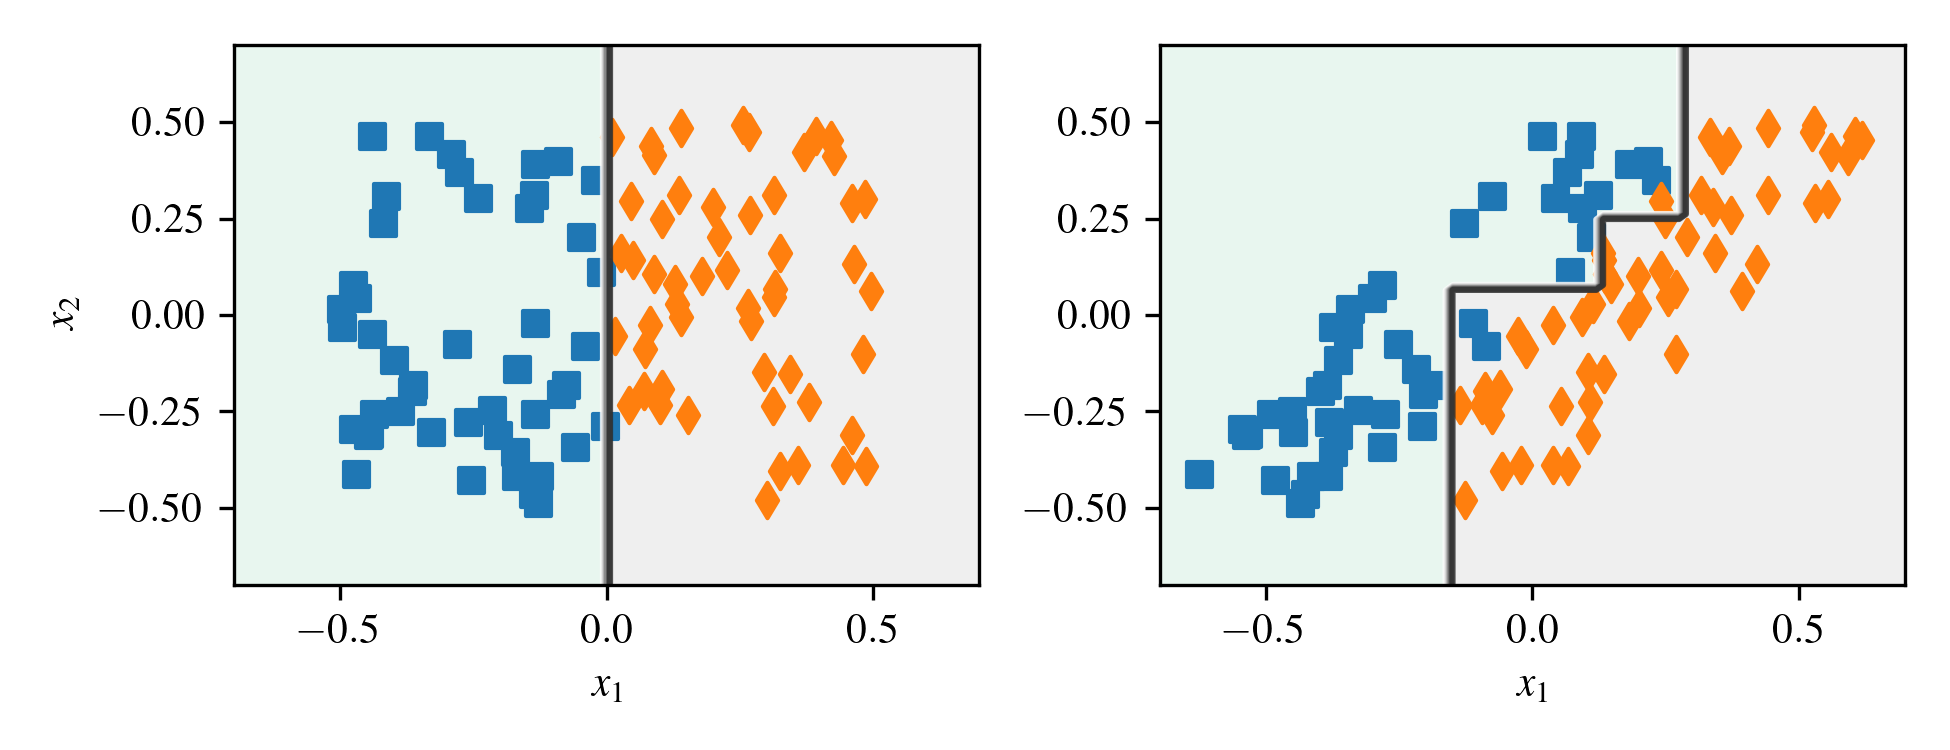

Python code for this plot:
import IPython as IP
IP.get_ipython().run_line_magic('reset', '-sf')

#%% import modules and set default fonts and colors

"""
Default plot formatting code for Austin Downey's series of open-source notes/
books. This common header is used to set the fonts and format.

Header file last updated May 16, 2024
"""

import numpy as np
import matplotlib.pyplot as plt
import matplotlib as mpl



# set default fonts and plot colors
plt.rcParams.update({'text.usetex': True})
plt.rcParams.update({'image.cmap': 'viridis'})
plt.rcParams.update({'font.serif':['Times New Roman', 'Times', 'DejaVu Serif',
 'Bitstream Vera Serif', 'Computer Modern Roman', 'New Century Schoolbook',
 'Century Schoolbook L',  'Utopia', 'ITC Bookman', 'Bookman', 
 'Nimbus Roman No9 L', 'Palatino', 'Charter', 'serif']})
plt.rcParams.update({'font.family':'serif'})
plt.rcParams.update({'font.size': 10})
plt.rcParams.update({'mathtext.rm': 'serif'})
# I don't think I need this next line as its set to 'stixsans' above. 
plt.rcParams.update({'mathtext.fontset': 'custom'}) 
cc = plt.rcParams['axes.prop_cycle'].by_key()['color']
## End of plot formatting code

plt.close('all')

#%% Load special modules as needed

import matplotlib.pyplot as plt
from sklearn.tree import DecisionTreeRegressor
from sklearn.tree import DecisionTreeClassifier


#%% build the models

np.random.seed(5)

X_square = np.random.rand(100, 2) - 0.5
y_square = (X_square[:, 0] > 0).astype(np.int64)

angle = np.pi / 4  
rotation_matrix = np.array([[np.cos(angle), -np.sin(angle)], [np.sin(angle), np.cos(angle)]])
X_rotated_square = X_square.dot(rotation_matrix)

tree_clf_square = DecisionTreeClassifier(random_state=2)
tree_clf_square.fit(X_square, y_square)

tree_clf_rotated_square = DecisionTreeClassifier(random_state=2)
tree_clf_rotated_square.fit(X_rotated_square, y_square)




#%% Plot the rotation plots


plt.figure(figsize=(6.5, 2.5))
ax1 = plt.subplot(121)
axes=[-0.7, 0.7, -0.7, 0.7]

x1, x2 = np.meshgrid(np.linspace(axes[0], axes[1], 100),
                     np.linspace(axes[2], axes[3], 100))
X_new = np.c_[x1.ravel(), x2.ravel()]
y_pred = tree_clf_square.predict(X_new).reshape(x1.shape)
plt.contourf(x1, x2, y_pred, alpha=0.3, cmap="Pastel2")
plt.contour(x1, x2, y_pred, cmap="Greys", alpha=0.8)
plt.scatter(X_square[y_square == 0, 0],X_square[y_square == 0, 1],marker='s',label="class 0")
plt.scatter(X_square[y_square == 1, 0],X_square[y_square == 1, 1],marker='d',label="class 1")
plt.xlabel("$x_1$")
plt.ylabel(r"$x_2$")
    
    
ax2 = plt.subplot(122)
axes=[-0.7, 0.7, -0.7, 0.7]
x1, x2 = np.meshgrid(np.linspace(axes[0], axes[1], 100),
                     np.linspace(axes[2], axes[3], 100))
X_new = np.c_[x1.ravel(), x2.ravel()]
y_pred = tree_clf_rotated_square.predict(X_new).reshape(x1.shape)
plt.contourf(x1, x2, y_pred, alpha=0.3, cmap="Pastel2")
plt.contour(x1, x2, y_pred, cmap="Greys", alpha=0.8)
plt.scatter(X_rotated_square[y_square == 0, 0],X_square[y_square == 0, 1],marker='s',label="class 0")
plt.scatter(X_rotated_square[y_square == 1, 0],X_square[y_square == 1, 1],marker='d',label="class 1")
plt.xlabel("$x_1$")
plt.tight_layout()
plt.savefig("decision_tree_training_rotation",dpi=300)





